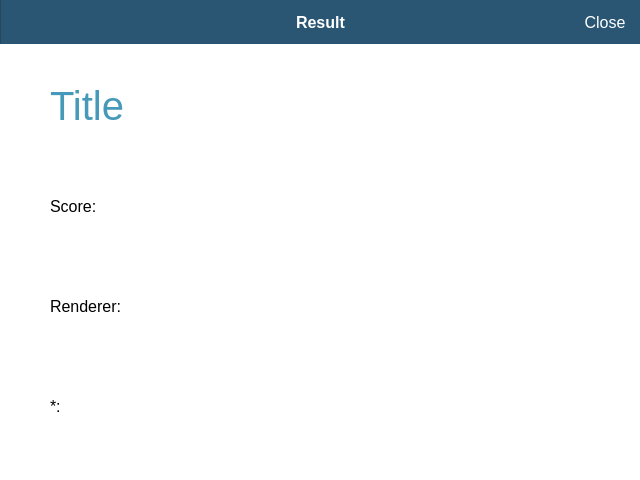
<?xml version="1.0" encoding="UTF-8"?>
<ui version="4.0">
 <class>ResultDetailPage</class>
 <widget class="QWidget" name="ResultDetailPage">
  <property name="windowModality">
   <enum>Qt::NonModal</enum>
  </property>
  <property name="geometry">
   <rect>
    <x>0</x>
    <y>0</y>
    <width>640</width>
    <height>480</height>
   </rect>
  </property>
  <property name="sizePolicy">
   <sizepolicy hsizetype="Expanding" vsizetype="Expanding">
    <horstretch>0</horstretch>
    <verstretch>0</verstretch>
   </sizepolicy>
  </property>
  <property name="palette">
   <palette>
    <active>
     <colorrole role="Base">
      <brush brushstyle="SolidPattern">
       <color alpha="255">
        <red>255</red>
        <green>255</green>
        <blue>255</blue>
       </color>
      </brush>
     </colorrole>
     <colorrole role="Window">
      <brush brushstyle="SolidPattern">
       <color alpha="255">
        <red>255</red>
        <green>255</green>
        <blue>255</blue>
       </color>
      </brush>
     </colorrole>
    </active>
    <inactive>
     <colorrole role="Base">
      <brush brushstyle="SolidPattern">
       <color alpha="255">
        <red>255</red>
        <green>255</green>
        <blue>255</blue>
       </color>
      </brush>
     </colorrole>
     <colorrole role="Window">
      <brush brushstyle="SolidPattern">
       <color alpha="255">
        <red>255</red>
        <green>255</green>
        <blue>255</blue>
       </color>
      </brush>
     </colorrole>
    </inactive>
    <disabled>
     <colorrole role="Base">
      <brush brushstyle="SolidPattern">
       <color alpha="255">
        <red>255</red>
        <green>255</green>
        <blue>255</blue>
       </color>
      </brush>
     </colorrole>
     <colorrole role="Window">
      <brush brushstyle="SolidPattern">
       <color alpha="255">
        <red>255</red>
        <green>255</green>
        <blue>255</blue>
       </color>
      </brush>
     </colorrole>
    </disabled>
   </palette>
  </property>
  <property name="windowTitle">
   <string>Form</string>
  </property>
  <property name="autoFillBackground">
   <bool>true</bool>
  </property>
  <property name="styleSheet">
   <string notr="true">QWidget#diagramTopBar
{
	border-style: solid;
	border-color: #28475c;
	border-width: 0px 0px 0px 1px;
	background-color: #2a5674;
}

QLabel#titleLabel
{
	background-color: #2a5674;
	color: #fff;
	font-weight: bold;
	font-size: 16px;
}

QPushButton#closeButton,#diagramHiddenButton {
	background-color: #2a5674;
	border: none;
	min-width: 70px; max-width: 70px;
	color: #fff;
	font-weight: normal;
	font-size: 16px;
}

QPushButton#closeButton:hover
{
	background-color: #2d5c7c;
}

QPushButton#closeButton:pressed
{
	background-color: #27516d;
}

QPushButton#diagramHiddenButton
{
	color: #2a5674;
}
</string>
  </property>
  <layout class="QVBoxLayout" name="verticalLayout_4">
   <property name="leftMargin">
    <number>0</number>
   </property>
   <property name="topMargin">
    <number>0</number>
   </property>
   <property name="rightMargin">
    <number>0</number>
   </property>
   <property name="bottomMargin">
    <number>0</number>
   </property>
   <item>
    <widget class="QWidget" name="diagramTopBar" native="true">
     <property name="minimumSize">
      <size>
       <width>0</width>
       <height>44</height>
      </size>
     </property>
     <property name="maximumSize">
      <size>
       <width>16777215</width>
       <height>44</height>
      </size>
     </property>
     <layout class="QHBoxLayout" name="horizontalLayout_7">
      <property name="spacing">
       <number>0</number>
      </property>
      <property name="leftMargin">
       <number>1</number>
      </property>
      <property name="topMargin">
       <number>0</number>
      </property>
      <property name="rightMargin">
       <number>0</number>
      </property>
      <property name="bottomMargin">
       <number>0</number>
      </property>
      <item>
       <widget class="QPushButton" name="diagramHiddenButton">
        <property name="sizePolicy">
         <sizepolicy hsizetype="Minimum" vsizetype="Expanding">
          <horstretch>0</horstretch>
          <verstretch>0</verstretch>
         </sizepolicy>
        </property>
        <property name="text">
         <string>Close</string>
        </property>
        <property name="flat">
         <bool>false</bool>
        </property>
       </widget>
      </item>
      <item>
       <spacer name="horizontalSpacer_5">
        <property name="orientation">
         <enum>Qt::Horizontal</enum>
        </property>
        <property name="sizeHint" stdset="0">
         <size>
          <width>40</width>
          <height>20</height>
         </size>
        </property>
       </spacer>
      </item>
      <item>
       <widget class="QLabel" name="titleLabel">
        <property name="text">
         <string>Result</string>
        </property>
       </widget>
      </item>
      <item>
       <spacer name="horizontalSpacer_6">
        <property name="orientation">
         <enum>Qt::Horizontal</enum>
        </property>
        <property name="sizeHint" stdset="0">
         <size>
          <width>40</width>
          <height>20</height>
         </size>
        </property>
       </spacer>
      </item>
      <item>
       <widget class="QPushButton" name="closeButton">
        <property name="sizePolicy">
         <sizepolicy hsizetype="Minimum" vsizetype="Expanding">
          <horstretch>0</horstretch>
          <verstretch>0</verstretch>
         </sizepolicy>
        </property>
        <property name="text">
         <string>Close</string>
        </property>
        <property name="flat">
         <bool>false</bool>
        </property>
       </widget>
      </item>
     </layout>
    </widget>
   </item>
   <item>
    <layout class="QVBoxLayout" name="detailsLayout">
     <property name="leftMargin">
      <number>50</number>
     </property>
     <property name="topMargin">
      <number>9</number>
     </property>
     <property name="rightMargin">
      <number>9</number>
     </property>
     <property name="bottomMargin">
      <number>9</number>
     </property>
     <item>
      <widget class="QLabel" name="resultNameLabel">
       <property name="minimumSize">
        <size>
         <width>0</width>
         <height>60</height>
        </size>
       </property>
       <property name="palette">
        <palette>
         <active>
          <colorrole role="WindowText">
           <brush brushstyle="SolidPattern">
            <color alpha="255">
             <red>70</red>
             <green>153</green>
             <blue>184</blue>
            </color>
           </brush>
          </colorrole>
          <colorrole role="Text">
           <brush brushstyle="SolidPattern">
            <color alpha="255">
             <red>70</red>
             <green>153</green>
             <blue>184</blue>
            </color>
           </brush>
          </colorrole>
         </active>
         <inactive>
          <colorrole role="WindowText">
           <brush brushstyle="SolidPattern">
            <color alpha="255">
             <red>70</red>
             <green>153</green>
             <blue>184</blue>
            </color>
           </brush>
          </colorrole>
          <colorrole role="Text">
           <brush brushstyle="SolidPattern">
            <color alpha="255">
             <red>70</red>
             <green>153</green>
             <blue>184</blue>
            </color>
           </brush>
          </colorrole>
         </inactive>
         <disabled>
          <colorrole role="WindowText">
           <brush brushstyle="SolidPattern">
            <color alpha="255">
             <red>120</red>
             <green>120</green>
             <blue>120</blue>
            </color>
           </brush>
          </colorrole>
          <colorrole role="Text">
           <brush brushstyle="SolidPattern">
            <color alpha="255">
             <red>120</red>
             <green>120</green>
             <blue>120</blue>
            </color>
           </brush>
          </colorrole>
         </disabled>
        </palette>
       </property>
       <property name="font">
        <font>
         <family>MS Sans Serif</family>
         <pointsize>30</pointsize>
        </font>
       </property>
       <property name="text">
        <string>Title</string>
       </property>
      </widget>
     </item>
     <item>
      <widget class="QLabel" name="scoreLabel">
       <property name="font">
        <font>
         <family>MS Sans Serif</family>
         <pointsize>12</pointsize>
        </font>
       </property>
       <property name="text">
        <string>Score:</string>
       </property>
      </widget>
     </item>
     <item>
      <widget class="QLabel" name="rendererLabel">
       <property name="font">
        <font>
         <family>MS Sans Serif</family>
         <pointsize>12</pointsize>
        </font>
       </property>
       <property name="text">
        <string>Renderer:</string>
       </property>
      </widget>
     </item>
     <item>
      <widget class="QLabel" name="flagsLabel">
       <property name="font">
        <font>
         <family>MS Sans Serif</family>
         <pointsize>12</pointsize>
        </font>
       </property>
       <property name="text">
        <string>*:</string>
       </property>
      </widget>
     </item>
    </layout>
   </item>
   <item>
    <layout class="QVBoxLayout" name="chartLayout">
     <property name="leftMargin">
      <number>9</number>
     </property>
     <property name="topMargin">
      <number>9</number>
     </property>
     <property name="rightMargin">
      <number>9</number>
     </property>
     <property name="bottomMargin">
      <number>9</number>
     </property>
    </layout>
   </item>
  </layout>
 </widget>
 <resources/>
 <connections/>
</ui>
